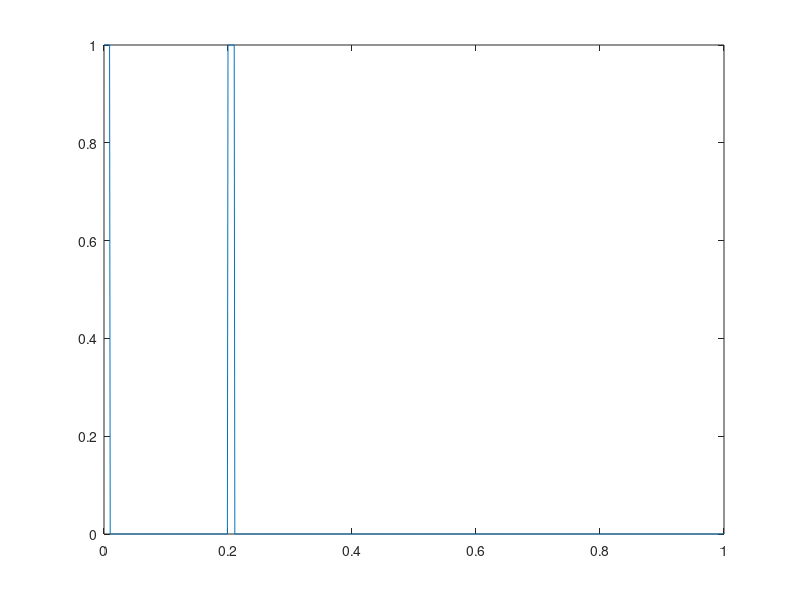

MATLAB code for this plot:
stim_amp = 1;
pw = 0.01;

stim_time = 1;
freq = 5;
t_on = 0.3;
t_off = 0.7;

%%
fs = 1000;
T = 1/freq;

t = 0:1/fs:stim_time-1/fs;
outputdata = [stim_amp*(rem(t,T)<pw & rem(t,t_on+t_off)<t_on)'];%;zeros(6,1)];

plot(t,outputdata)
